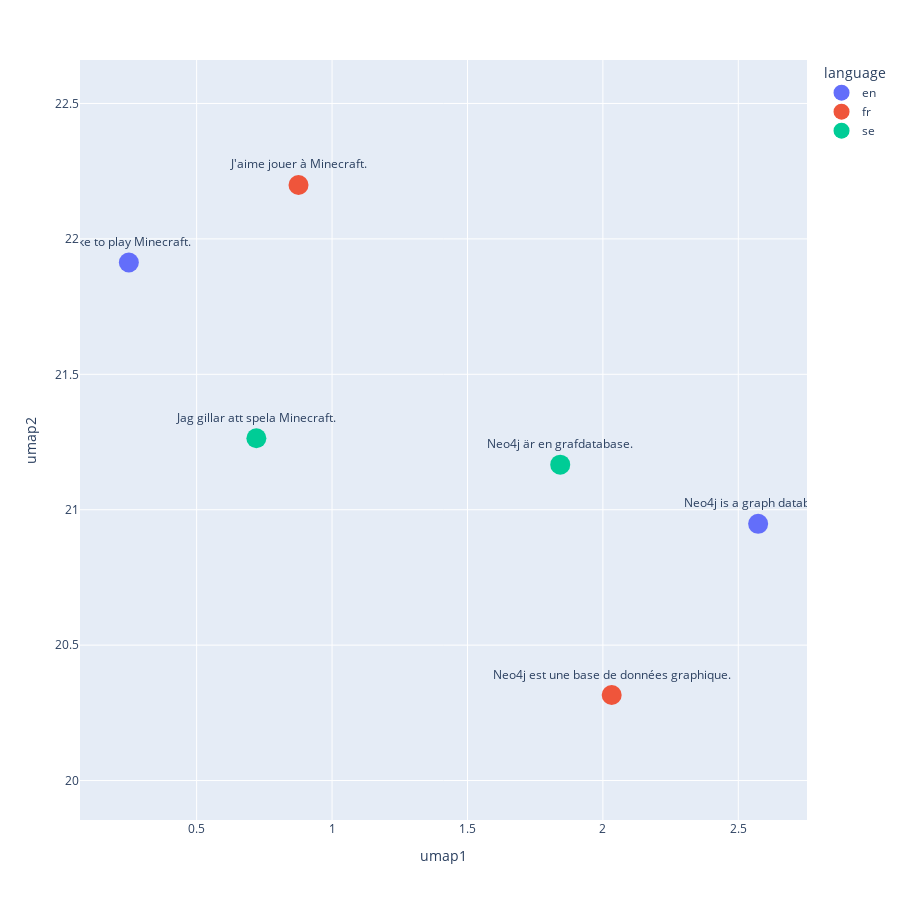

The cell this chart's notebook holds for it:
### Code cell
fig = px.scatter(test_sentences, x='umap1', y='umap2', color='language', text=test_sentences['sentence'], width=900, height=900)
fig.update_layout(
    yaxis={"scaleanchor":"x", "scaleratio":1}
)
fig.update_traces(
        marker=dict(size=20),  # Increase point size
        textposition='top center'  # Position of the text labels
    )   
fig.show()

### Figure 1 — Plotly figure (JSON) as saved in the notebook; plotly's stock layout.template omitted (floating-point values rounded to 4 significant figures)
{"data": [{"hovertemplate": "language=en<br>umap1=%{x}<br>umap2=%{y}<br>sentence=%{text}<extra></extra>", "legendgroup": "en", "marker": {"color": "#636efa", "size": 20, "symbol": "circle"}, "mode": "markers+text", "name": "en", "orientation": "v", "showlegend": true, "text": ["I like to play Minecraft.", "Neo4j is a graph database."], "textposition": "top center", "type": "scatter", "x": [0.2497, 2.573], "xaxis": "x", "y": [21.91, 20.95], "yaxis": "y"}, {"hovertemplate": "language=fr<br>umap1=%{x}<br>umap2=%{y}<br>sentence=%{text}<extra></extra>", "legendgroup": "fr", "marker": {"color": "#EF553B", "size": 20, "symbol": "circle"}, "mode": "markers+text", "name": "fr", "orientation": "v", "showlegend": true, "text": ["J'aime jouer à Minecraft.", "Neo4j est une base de données graphique."], "textposition": "top center", "type": "scatter", "x": [0.8762, 2.032], "xaxis": "x", "y": [22.2, 20.32], "yaxis": "y"}, {"hovertemplate": "language=se<br>umap1=%{x}<br>umap2=%{y}<br>sentence=%{text}<extra></extra>", "legendgroup": "se", "marker": {"color": "#00cc96", "size": 20, "symbol": "circle"}, "mode": "markers+text", "name": "se", "orientation": "v", "showlegend": true, "text": ["Jag gillar att spela Minecraft.", "Neo4j är en grafdatabase."], "textposition": "top center", "type": "scatter", "x": [0.7205, 1.843], "xaxis": "x", "y": [21.26, 21.17], "yaxis": "y"}], "layout": {"height": 900, "legend": {"title": {"text": "language"}, "tracegroupgap": 0}, "margin": {"t": 60}, "width": 900, "xaxis": {"anchor": "y", "domain": [0, 1], "title": {"text": "umap1"}}, "yaxis": {"anchor": "x", "domain": [0, 1], "scaleanchor": "x", "scaleratio": 1, "title": {"text": "umap2"}}}}
